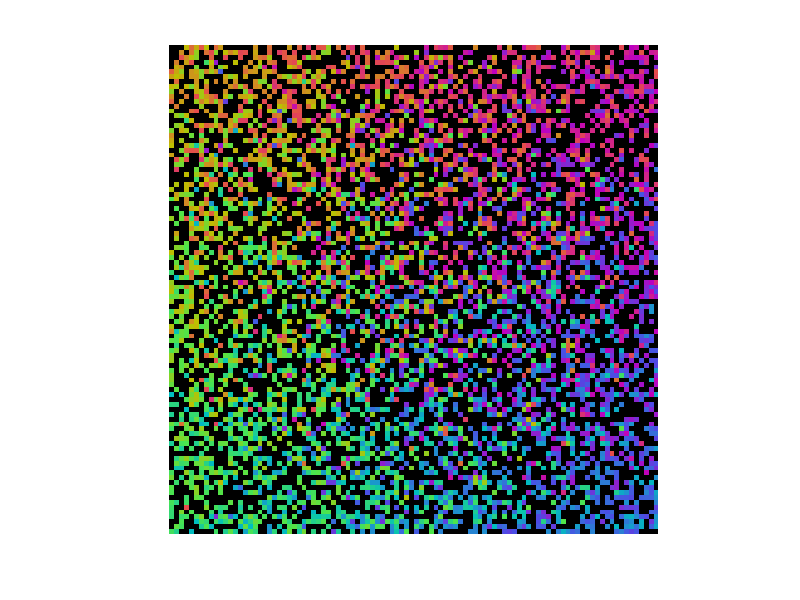

MATLAB code for this plot: (Note: this script raises an error after producing the figure.)
%% Color_Followers Script
%   This script was the first attempt at moving a swarm of agents using
%   their local sensing changing their color based on where they want to go
%   the results weren't great because if the agent density is too high the
%   robots clump up


close all
clear
clc

%========================Good Presets==============================
% numAgents = 500;
% mapSize = 100;
% sensingRadius = 8;
% neighborToGoalForceRatio = 0.072;
%spawnType = 'RandomSpawn';
%===================================================================
% numAgents = 500;
% mapSize = 100;
% sensingRadius = 10;
% neighborToGoalForceRatio = 0.01;
% spawnType = 'OpposingCoordinatedSpawn';
%==================================================================


numAgents = 5000; %number of agents
mapSize =100; %x and y dimension of map
sensingRadius = 5; %Radius of sensing range for each agent (square sensing range)
neighborToGoalForceRatio = 0.5; %Ratio of the force from the goal point to the force exerted by one agent of the same color

environment = zeros(mapSize, mapSize, 6); %X, Y for RGB and "contains agent" and GoalX,GoalY
imageResize = 10; %Makes the plot bigger

spawnType = 'RandomSpawn';
%spawnType = 'CoordinatedSpawn';
%spawnType = 'OpposingCoordinatedSpawn';

switch spawnType
    case 'RandomSpawn'
        %Place agents randomly on the map
        for i = 1:numAgents
            new = false;
            while not(new)
                randx = randi(mapSize);
                randy = randi(mapSize);
                if environment(randx,randy,4) == 0
                    new = true;
                end
            end
            environment(randx,randy,4) = 1; %The row coordinate is x, the column coordinate is y
        end
        
        %Set the goal positions of each agent to a random point on the map
        environment(:,:,5:6) = randi(mapSize,[mapSize,mapSize,2]) .* environment(:,:,4);
    case 'CoordinatedSpawn'
      %Place agents in the top left corner of the map
        for i = 1:numAgents
            new = false;
            while not(new)
                randx = randi(mapSize/4);
                randy = randi(mapSize/4);
                if environment(randx,randy,4) == 0
                    new = true;
                end
            end
            environment(randx,randy,4) = 1; %The row coordinate is x, the column coordinate is y
        end
        
        %Set the goal positions of each agent to a random point on the map
        environment(:,:,5:6) = randi(mapSize/2,[mapSize,mapSize,2]) .* environment(:,:,4); 
        environment(:,:,5:6) = environment(:,:,5:6) + mapSize/2;
    case 'OpposingCoordinatedSpawn'
        for i = 1:numAgents
            new = false;
            while not(new)
                randx = randi(mapSize/4);
                randy = randi(mapSize/4);
                if mod(i,2) == 0
                   randy = randy + mapSize*3/4; 
                   environment(randx,randy,5:6) = randi(mapSize/2,[1,1,2]); 
                   environment(randx,randy,5) = environment(randx,randy,5) + mapSize/2;
                else
                   environment(randx,randy,5:6) = randi(mapSize/2,[1,1,2]); 
                   environment(randx,randy,5:6) = environment(randx,randy,5:6) + mapSize/2;
                end
                if environment(randx,randy,4) == 0
                    new = true;
                end
            end
            environment(randx,randy,4) = 1; %The row coordinate is x, the column coordinate is y
        end
end

%Create matrix of indexes
IndexMat = zeros(mapSize, mapSize, 2); 
yIndex = 1:mapSize;
xIndex = (1:mapSize)';
for i = 1:mapSize
   IndexMat(:,i,1) = xIndex;
   IndexMat(i,:,2) = yIndex;
end

%Find unit vector to goal
unitToGoal = (environment(:,:,5:6) - IndexMat)./vecnorm(environment(:,:,5:6) - IndexMat,2,3);

%Find angle of unit vector to goal relative to x-axis
theta = mod(atan2(unitToGoal(:,:,2),unitToGoal(:,:,1)),2*pi);

%Set the color of each agent depending on their theta angle
environment(:,:,1) = ((theta < pi).*(255-theta*255/pi)) + ((theta >= pi).*(theta-pi)*255/pi);
environment(:,:,2) = (and(theta <= 5/3*pi,theta >= 2/3*pi).*(255-(theta-2/3*pi)*255/pi)) + ...
    ((theta > 5/3*pi).*(theta-5/3*pi)*255/pi) + ((theta < 2/3*pi).*((theta+1/3*pi)*255/pi));
environment(:,:,3) = (and(theta <= 4/3*pi,theta >= 1/3*pi).*(theta-1/3*pi)*255/pi) + ...
    ((theta < 1/3*pi).*(255-(theta+2/3*pi)*255/pi)) + ((theta > 4/3*pi).*(255-(theta-4/3*pi)*255/pi));

%Find the sum of the colors of each agent for normalization reasons
colorSum = environment(:,:,1) + environment(:,:,2) + environment(:,:,3);

%display the image showing locations and colors of every agent
imshow(floor(environment(:,:,1:3))./colorSum*1.5.*environment(:,:,4));

%===========================Main Loop==========================%
while true
    tic
    %find number of agents who have reached their goal points
    numAtGoal = sum(sum(vecnorm(environment(:,:,5:6) - IndexMat,2,3) == 0));
    %erase agents who have reached their goal points
    environment(:,:,:) = environment(:,:,:) .* (vecnorm(environment(:,:,5:6) - IndexMat,2,3) ~= 0);
    
    %spawn a new agent for each one that was erased
    for i = 1:numAtGoal
        
        new = false;
        switch spawnType
            case 'RandomSpawn'
                while not(new)
                    randx = randi(mapSize);
                    randy = randi(mapSize);
                    if environment(randx,randy,4) == 0
                        new = true;
                    end
                end
                environment(randx,randy,4) = 1; %The row coordinate is x, the column coordinate is y
                %Set new random goal point
                environment(randx,randy,5:6) = randi(mapSize,size(environment(randx,randy,5:6)));
            case 'CoordinatedSpawn'
                new = false;
                while not(new)
                    randx = randi(mapSize/4);
                    randy = randi(mapSize/4);
                    if environment(randx,randy,4) == 0
                        new = true;
                    end
                end
                environment(randx,randy,4) = 1; %The row coordinate is x, the column coordinate is y
                environment(randx,randy,5:6) = randi(mapSize/2,size(environment(randx,randy,5:6)));
                environment(randx,randy,5:6) = environment(randx,randy,5:6) + mapSize/2;
            case 'OpposingCoordinatedSpawn'
                    new = false;
                    while not(new)
                        randx = randi(mapSize/4);
                        randy = randi(mapSize/4);
                        if mod(i,2) == 0
                            randy = randy + mapSize*3/4;
                            environment(randx,randy,5:6) = randi(mapSize/2,[1,1,2]);
                            environment(randx,randy,5) = environment(randx,randy,5) + mapSize/2;
                        else
                            environment(randx,randy,5:6) = randi(mapSize/2,[1,1,2]);
                            environment(randx,randy,5:6) = environment(randx,randy,5:6) + mapSize/2;
                        end
                        if environment(randx,randy,4) == 0
                            new = true;
                        end
                    end
                    environment(randx,randy,4) = 1; %The row coordinate is x, the column coordinate is y
        end
    end
   
   %Update unitToGoal
   unitToGoal = (environment(:,:,5:6) - IndexMat)./vecnorm(environment(:,:,5:6) - IndexMat, 2, 3);

   %update theta
   theta = mod(atan2(unitToGoal(:,:,2),unitToGoal(:,:,1)),2*pi);
   
   %move agents
   environment = moveAgents(environment, unitToGoal, sensingRadius, neighborToGoalForceRatio, theta, mapSize);
   
   %Update unitToGoal
   unitToGoal = (environment(:,:,5:6) - IndexMat)./vecnorm(environment(:,:,5:6) - IndexMat, 2, 3);

   %update theta
   theta = mod(atan2(unitToGoal(:,:,2),unitToGoal(:,:,1)),2*pi);
   
   %------------------------------show image----------------------------%
   %Set the color of each agent depending on their theta angle
   environment(:,:,1) = ((theta < pi).*(255-theta*255/pi)) + ((theta >= pi).*(theta-pi)*255/pi);
   environment(:,:,2) = (and(theta <= 5/3*pi,theta >= 2/3*pi).*(255-(theta-2/3*pi)*255/pi)) + ...
       ((theta > 5/3*pi).*(theta-5/3*pi)*255/pi) + ((theta < 2/3*pi).*((theta+1/3*pi)*255/pi));
   environment(:,:,3) = (and(theta <= 4/3*pi,theta >= 1/3*pi).*(theta-1/3*pi)*255/pi) + ...
       ((theta < 1/3*pi).*(255-(theta+2/3*pi)*255/pi)) + ((theta > 4/3*pi).*(255-(theta-4/3*pi)*255/pi));
   
   %Find the sum of the colors of each agent for normalization reasons
   colorSum = environment(:,:,1) + environment(:,:,2) + environment(:,:,3);
   
   %display the image showing locations and colors of every agent
   img = floor(environment(:,:,1:3))./colorSum*1.5.*environment(:,:,4);
   img = imresize(img, imageResize);
   imshow(img);
   %--------------------------------------------------------------------%
   disp(toc)
end


function environment = moveAgents(environment, unitToGoal, sensingRadius, neighborToGoalForceRatio, theta, mapSize)
force = zeros([mapSize, mapSize, 2]);
force = force + unitToGoal;
alreadyMoved = zeros(mapSize);

for i = 1:mapSize %x coordinate
    for j = 1:mapSize %y coordinate
        if environment(i, j, 4) == 1 && not(alreadyMoved(i,j))
            for k = -sensingRadius:sensingRadius %x offset in sensing range
                for l = -sensingRadius:sensingRadius %y offset in sensing range
                    if i+k > 0 && i+k <= mapSize && j+l > 0 && j+l <= mapSize && k ~= 0 && l ~= 0 && environment(i+k, j+l, 4) == 1 %make sure not off the edge of the map and not on central agent
                        %Find the angle to the neighbors relative position
                        angularDistToNeighbor = mod(mod(atan2(j+l,i+k),2*pi) - theta(i, j), pi);
                        %Find the unit vector pointing to that neighbor
                        unitToNeighbor = [k, l]/norm([k, l]);
                        %For each neighbor, add their force. Attraction if
                        %the angular dist is between 0 and 90 and
                        %repulsion if the anglular dist is between 90 and
                        %180 deg
                        force(i, j, 1) = force(i, j, 1)+unitToNeighbor(1)*(pi-angularDistToNeighbor)/pi*neighborToGoalForceRatio;
                        force(i, j, 2) = force(i, j, 2)+unitToNeighbor(2)*(pi-angularDistToNeighbor)/pi*neighborToGoalForceRatio;
                    end
                end
            end
            %Now that the force has been added for each agent, we actually
            %need to move the agents around
            %We will try to move to the neighboring square that is closest
            %to the angle their force points, but if there is another agent
            %there, they will try the two adjacent squares
            forceAngle = mod(atan2(force(i,j,2),force(i,j,1)),2*pi);
            
            xBottomWall = false;
            yBottomWall = false;
            xTopWall = false;
            yTopWall = false;
            if i == 1
                xBottomWall = true;
            end
            if j == 1
                yBottomWall = true;
            end
            if i == mapSize
                xTopWall = true;
            end
            if j == mapSize
                yTopWall = true;
            end
            found = false;
            %This is a really bad way to handle their motion, and I fixed
            %it in later versions
            if (forceAngle <= 22.5/180*pi || forceAngle > 337.5/180*pi)
                if ~xTopWall
                    if environment(i+1, j, 4) == 0
                        environment(i+1, j, :) = environment(i, j, :);
                        environment(i, j, :) = zeros(size(environment(i, j, :)));
                        found = true;
                        alreadyMoved(i+1,j) = true;
                    end
                end
                if ~yBottomWall && ~xTopWall && ~found
                    if environment(i+1, j-1, 4) == 0
                        environment(i+1, j-1, :) = environment(i, j, :);
                        environment(i, j, :) = zeros(size(environment(i, j, :)));
                        found = true;
                        alreadyMoved(i+1,j-1) = true;
                    end
                end
                if ~yTopWall && ~xTopWall && ~found
                    if environment(i+1, j+1, 4) == 0
                        environment(i+1, j+1, :) = environment(i, j, :);
                        environment(i, j, :) = zeros(size(environment(i, j, :)));
                        found = true;
                        alreadyMoved(i+1,j+1) = true;
                    end
                end
            elseif forceAngle <= 67.5/180*pi
                if ~xTopWall && ~yTopWall
                    if environment(i+1, j+1, 4) == 0
                        environment(i+1, j+1, :) = environment(i, j, :);
                        environment(i, j, :) = zeros(size(environment(i, j, :)));
                        found = true;
                        alreadyMoved(i+1,j+1) = true;
                    end
                end
                if ~xTopWall && ~found
                    if environment(i+1, j, 4) == 0
                        environment(i+1, j, :) = environment(i, j, :);
                        environment(i, j, :) = zeros(size(environment(i, j, :)));
                        found = true;
                        alreadyMoved(i+1,j) = true;
                    end
                end
                if ~yTopWall && ~found
                    if environment(i, j+1, 4) == 0
                        environment(i, j+1, :) = environment(i, j, :);
                        environment(i, j, :) = zeros(size(environment(i, j, :)));
                        found = true;
                        alreadyMoved(i,j+1) = true;
                    end
                end
            elseif forceAngle <= 112.5/180*pi
                if ~yTopWall
                    if environment(i, j+1, 4) == 0
                        environment(i, j+1, :) = environment(i, j, :);
                        environment(i, j, :) = zeros(size(environment(i, j, :)));
                        found = true;
                        alreadyMoved(i,j+1) = true;
                    end
                end
                if ~yTopWall && ~xTopWall && ~found
                    if environment(i+1, j+1, 4) == 0
                        environment(i+1, j+1, :) = environment(i, j, :);
                        environment(i, j, :) = zeros(size(environment(i, j, :)));
                        found = true;
                        alreadyMoved(i+1,j+1) = true;
                    end
                end
                if ~xBottomWall && ~yTopWall && ~found
                    if environment(i-1, j+1, 4) == 0
                        environment(i-1, j+1, :) = environment(i, j, :);
                        environment(i, j, :) = zeros(size(environment(i, j, :)));
                        found = true;
                        alreadyMoved(i-1,j+1) = true;
                    end
                end
            elseif forceAngle <= 157.5/180*pi
                if ~xBottomWall && ~yTopWall
                    if environment(i-1, j+1, 4) == 0
                        environment(i-1, j+1, :) = environment(i, j, :);
                        environment(i, j, :) = zeros(size(environment(i, j, :)));
                        found = true;
                        alreadyMoved(i-1,j+1) = true;
                    end
                end
                if ~yTopWall && ~found
                    if environment(i, j+1, 4) == 0
                        environment(i, j+1, :) = environment(i, j, :);
                        environment(i, j, :) = zeros(size(environment(i, j, :)));
                        found = true;
                        alreadyMoved(i,j+1) = true;
                    end
                end
                if ~xBottomWall && ~found
                    if environment(i-1, j, 4) == 0
                        environment(i-1, j, :) = environment(i, j, :);
                        environment(i, j, :) = zeros(size(environment(i, j, :)));
                        found = true;
                        alreadyMoved(i-1,j) = true;
                    end
                end
            elseif forceAngle <= 202.5/180*pi
                if ~xBottomWall
                    if environment(i-1, j, 4) == 0
                        environment(i-1, j, :) = environment(i, j, :);
                        environment(i, j, :) = zeros(size(environment(i, j, :)));
                        found = true;
                        alreadyMoved(i-1,j) = true;
                    end
                end
                if ~xBottomWall && ~yTopWall && ~found
                    if environment(i-1, j+1, 4) == 0
                        environment(i-1, j+1, :) = environment(i, j, :);
                        environment(i, j, :) = zeros(size(environment(i, j, :)));
                        found = true;
                        alreadyMoved(i-1,j+1) = true;
                    end
                end
                if ~yBottomWall && ~xBottomWall && ~found
                    if environment(i-1, j-1, 4) == 0
                        environment(i-1, j-1, :) = environment(i, j, :);
                        environment(i, j, :) = zeros(size(environment(i, j, :)));
                        found = true;
                        alreadyMoved(i-1,j-1) = true;
                    end
                end
            elseif forceAngle <= 247.5/180*pi
                if ~xBottomWall && ~yBottomWall
                    if environment(i-1, j-1, 4) == 0
                        environment(i-1, j-1, :) = environment(i, j, :);
                        environment(i, j, :) = zeros(size(environment(i, j, :)));
                        found = true;
                        alreadyMoved(i-1,j-1) = true;
                    end
                end
                if ~xBottomWall && ~found
                    if environment(i-1, j, 4) == 0
                        environment(i-1, j, :) = environment(i, j, :);
                        environment(i, j, :) = zeros(size(environment(i, j, :)));
                        found = true;
                        alreadyMoved(i-1,j) = true;
                    end
                end
                if ~yBottomWall && ~found
                    if environment(i, j-1, 4) == 0
                        environment(i, j-1, :) = environment(i, j, :);
                        environment(i, j, :) = zeros(size(environment(i, j, :)));
                        found = true;
                        alreadyMoved(i,j-1) = true;
                    end
                end
            elseif forceAngle <= 292.5/180*pi
                if ~yBottomWall
                    if environment(i, j-1, 4) == 0
                        environment(i, j-1, :) = environment(i, j, :);
                        environment(i, j, :) = zeros(size(environment(i, j, :)));
                        found = true;
                        alreadyMoved(i,j-1) = true;
                    end
                end
                if ~xBottomWall && ~yBottomWall && ~found
                    if environment(i-1, j-1, 4) == 0
                        environment(i-1, j-1, :) = environment(i, j, :);
                        environment(i, j, :) = zeros(size(environment(i, j, :)));
                        found = true;
                        alreadyMoved(i-1,j-1) = true;
                    end
                end
                if ~xTopWall && ~yBottomWall && ~found
                    if environment(i+1, j-1, 4) == 0
                        environment(i+1, j-1, :) = environment(i, j, :);
                        environment(i, j, :) = zeros(size(environment(i, j, :)));
                        found = true;
                        alreadyMoved(i+1,j-1) = true;
                    end
                end
            elseif forceAngle <= 337.5/180*pi
                if ~xTopWall && ~yBottomWall
                    if environment(i+1, j-1, 4) == 0
                        environment(i+1, j-1, :) = environment(i, j, :);
                        environment(i, j, :) = zeros(size(environment(i, j, :)));
                        found = true;
                        alreadyMoved(i+1,j-1) = true;
                    end
                end
                if ~yBottomWall && ~found
                    if environment(i, j-1, 4) == 0
                        environment(i, j-1, :) = environment(i, j, :);
                        environment(i, j, :) = zeros(size(environment(i, j, :)));
                        found = true;
                        alreadyMoved(i,j-1) = true;
                    end
                end
                if ~xTopWall && ~found
                    if environment(i+1, j, 4) == 0
                        environment(i+1, j, :) = environment(i, j, :);
                        environment(i, j, :) = zeros(size(environment(i, j, :)));
                        found = true;
                        alreadyMoved(i+1,j) = true;
                    end
                end
            end
        end
    end
end
end














